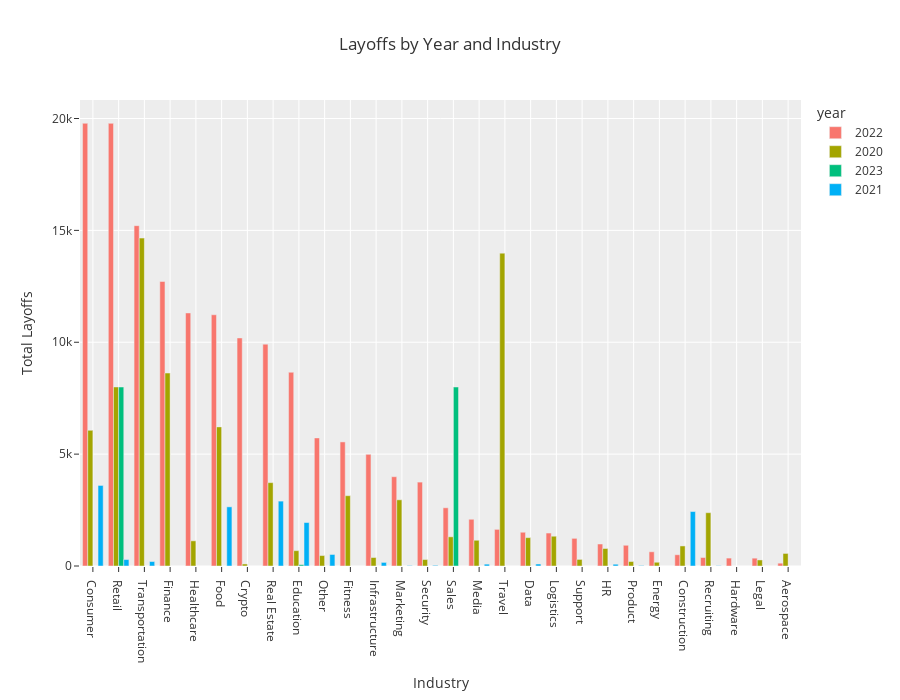

Source (notebook cell):
### Code cell
# look at data when grouped by year and industry
df_ind_yr = df_total.groupby(['industry', 'year']).sum() 
df_ind_yr = df_ind_yr.reset_index()


fig = px.bar(df_ind_yr.sort_values(by=['total_laid_off'], ascending=False), x="industry", y="total_laid_off",
             color='year', barmode='group',
             height=700,
            template = 'ggplot2',
             title="Layoffs by Year and Industry",
             labels={'industry': 'Industry', 'total_laid_off':'Total Layoffs'})
fig.update_layout(title_x=0.5)
fig.show()

### Figure 1 — Plotly figure (JSON) as saved in the notebook; plotly's stock layout.template omitted (floating-point values rounded to 4 significant figures)
{"data": [{"alignmentgroup": "True", "hovertemplate": "year=2022<br>Industry=%{x}<br>Total Layoffs=%{y}<extra></extra>", "legendgroup": "2022", "marker": {"color": "#F8766D", "pattern": {"shape": ""}}, "name": "2022", "offsetgroup": "2022", "orientation": "v", "showlegend": true, "textposition": "auto", "type": "bar", "x": ["Consumer", "Retail", "Transportation", "Finance", "Healthcare", "Food", "Crypto", "Real Estate", "Education", "Other", "Fitness", "Infrastructure", "Marketing", "Security", "Sales", "Media", "Travel", "Data", "Logistics", "Support", "HR", "Product", "Energy", "Construction", "Recruiting", "Hardware", "Legal", "Aerospace"], "xaxis": "x", "y": [19786, 19784, 15211, 12716, 11310.0, 11228, 10193, 9915, 8658, 5725.0, 5546, 4991, 3991.0, 3750, 2601, 2089.0, 1637, 1509, 1473, 1236, 983, 926, 635, 503, 380, 354, 350, 125.6], "yaxis": "y"}, {"alignmentgroup": "True", "hovertemplate": "year=2020<br>Industry=%{x}<br>Total Layoffs=%{y}<extra></extra>", "legendgroup": "2020", "marker": {"color": "#A3A500", "pattern": {"shape": ""}}, "name": "2020", "offsetgroup": "2020", "orientation": "v", "showlegend": true, "textposition": "auto", "type": "bar", "x": ["Transportation", "Travel", "Finance", "Retail", "Food", "Consumer", "Real Estate", "Fitness", "Marketing", "Recruiting", "Logistics", "Sales", "Data", "Media", "Healthcare", "Construction", "HR", "Education", "Aerospace", "Other", "Infrastructure", "Support", "Security", "Legal", "Product", "Energy", "Crypto"], "xaxis": "x", "y": [14656, 13983, 8624, 8002, 6218, 6063, 3726.0, 3142, 2958, 2382, 1331.0, 1304, 1268, 1150, 1125, 896, 782, 685, 561, 466, 377, 294, 288, 270, 199, 167, 91], "yaxis": "y"}, {"alignmentgroup": "True", "hovertemplate": "year=2023<br>Industry=%{x}<br>Total Layoffs=%{y}<extra></extra>", "legendgroup": "2023", "marker": {"color": "#00BF7D", "pattern": {"shape": ""}}, "name": "2023", "offsetgroup": "2023", "orientation": "v", "showlegend": true, "textposition": "auto", "type": "bar", "x": ["Sales", "Retail", "Education"], "xaxis": "x", "y": [8000, 8000, 60], "yaxis": "y"}, {"alignmentgroup": "True", "hovertemplate": "year=2021<br>Industry=%{x}<br>Total Layoffs=%{y}<extra></extra>", "legendgroup": "2021", "marker": {"color": "#00B0F6", "pattern": {"shape": ""}}, "name": "2021", "offsetgroup": "2021", "orientation": "v", "showlegend": true, "textposition": "auto", "type": "bar", "x": ["Consumer", "Real Estate", "Food", "Construction", "Education", "Other", "Retail", "Transportation", "Infrastructure", "Data", "Media", "HR", "Security", "Product", "Marketing", "Recruiting"], "xaxis": "x", "y": [3600, 2900, 2644, 2434, 1943, 515, 288, 200, 160, 90, 83, 80, 30, 22, 21, 13], "yaxis": "y"}], "layout": {"barmode": "group", "height": 700, "legend": {"title": {"text": "year"}, "tracegroupgap": 0}, "title": {"text": "Layoffs by Year and Industry", "x": 0.5}, "xaxis": {"anchor": "y", "domain": [0, 1], "title": {"text": "Industry"}}, "yaxis": {"anchor": "x", "domain": [0, 1], "title": {"text": "Total Layoffs"}}}}
